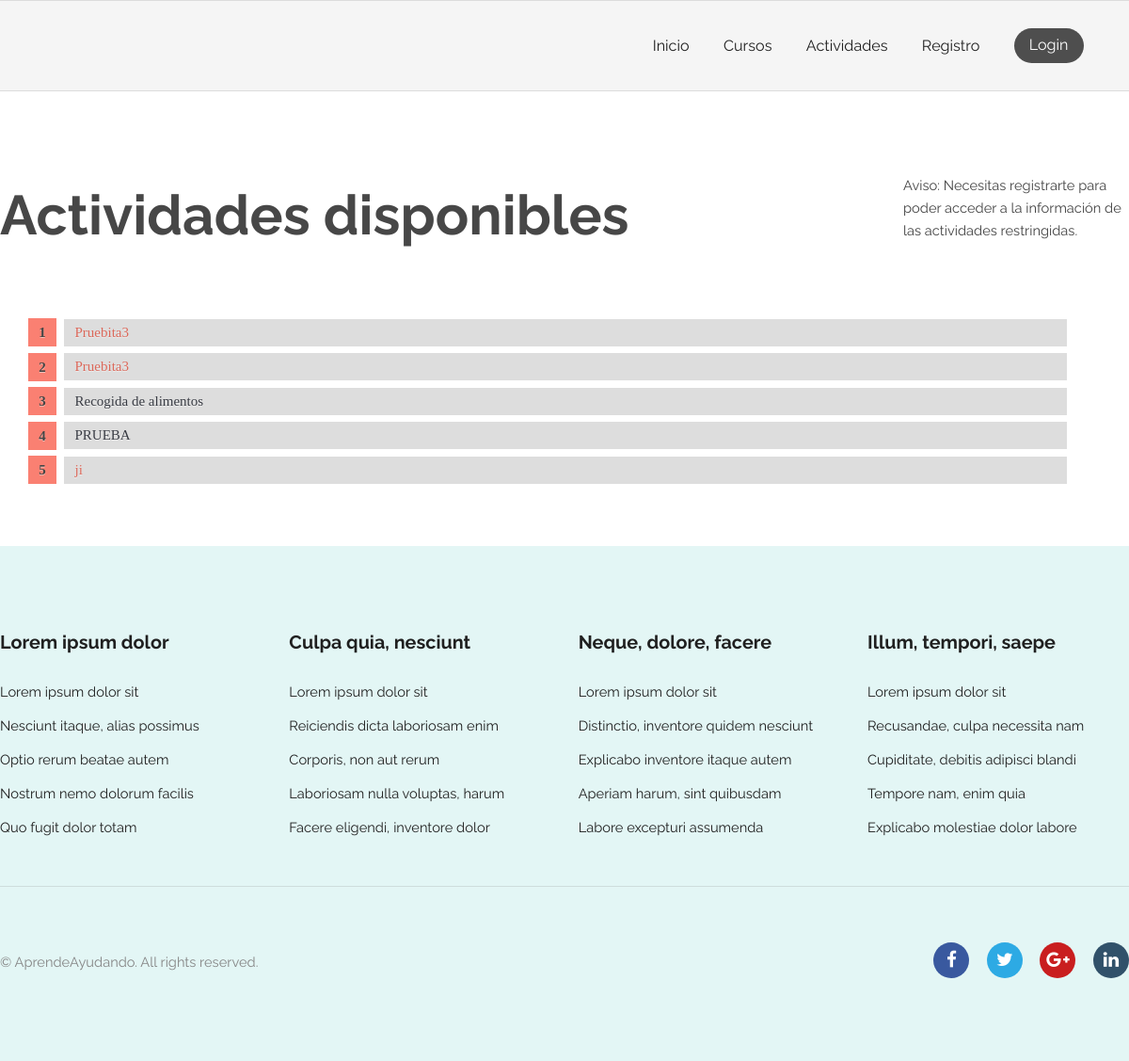
Page /activity/ on the earlier database version.
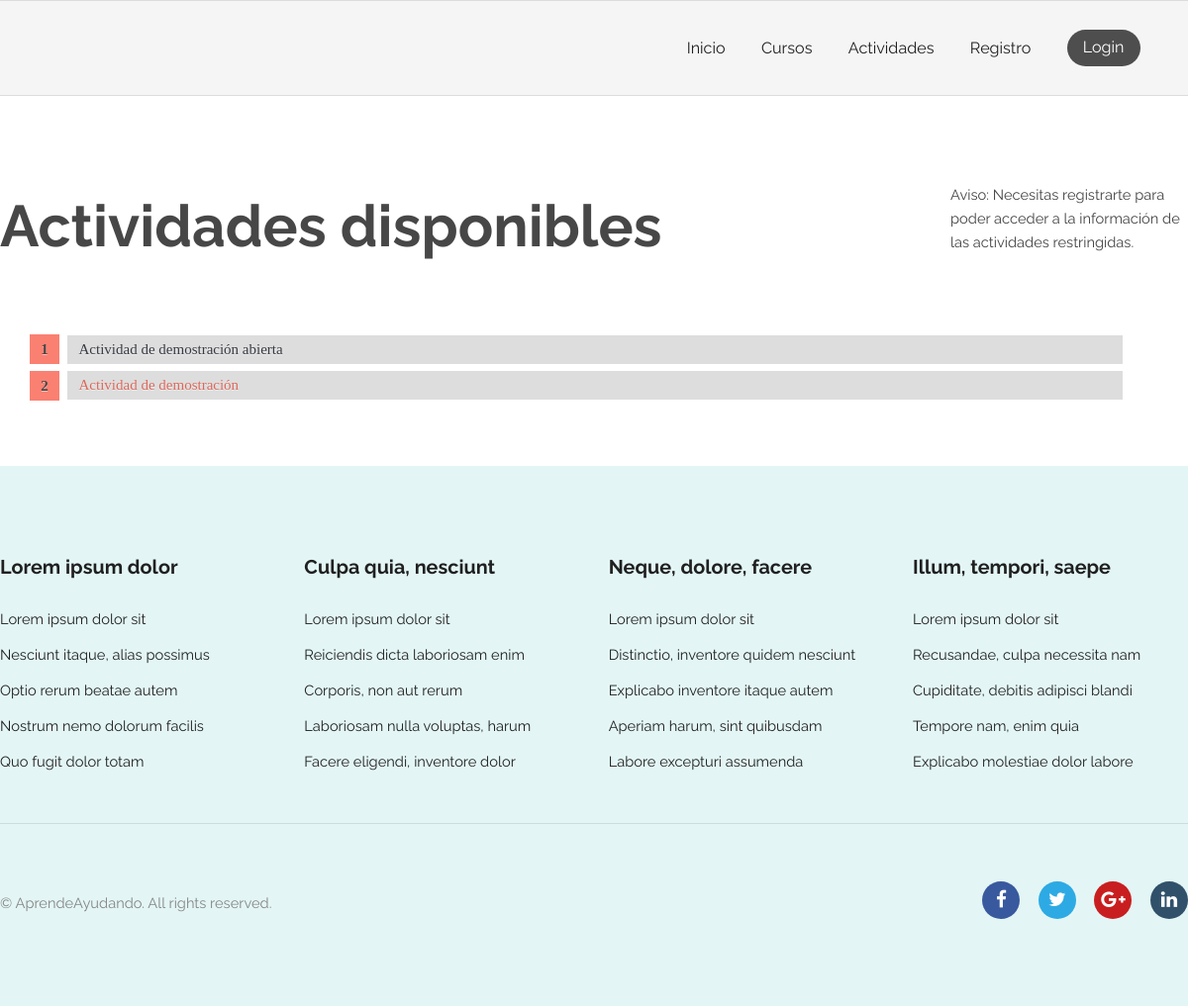
Same page on the later database version.
### activity/models.py (models this page shows, shortened)
class Activity(models.Model):
    title = models.CharField(max_length=200)
    pub_date = models.DateTimeField(verbose_name="date published", auto_now_add=True)
    enrolled_users = models.ManyToManyField(get_user_model(), related_name="activities", blank=True)
    entity = models.ForeignKey(get_user_model(), null=True, on_delete=models.CASCADE, limit_choices_to={'groups__name':'EntidadPublicoPrivada'})
    restricted_entry = models.BooleanField(null=True) #Aun falta añadir esta funcionalidad(recordad hacer el makemigrations->migrate si lo implementais)
    description = models.CharField(max_length=1000)
    class Meta:
        verbose_name = "Actividad"
        verbose_name_plural = "Actividades"

### activity/views.py (the view)
# urls.py: path('', views.index, name='index'), # /activity/
def index(request):
    activityList = Activity.objects.order_by('-pub_date')[:5]
    id_activities_list_inscripted = []
    for activity in activityList:
        if request.user in activity.enrolled_users.all() or request.user==activity.entity:
            id_activities_list_inscripted.extend([activity.id])
    is_entity = False
    if request.user.has_perm('activity.add_activity'):
        is_entity = True
    context = {
        'activityList': activityList,
        'activities_list_inscripted': id_activities_list_inscripted,
        'is_entity': is_entity
    }
    return render(request, 'activity/index.html', context)

### AprendeAyudando/templatetags/auth_extras.py (called while the page is built)
@register.filter(name='is_guest')
def is_guest(user):
    return not user.is_authenticated

### AprendeAyudando/templates/activity/index.html (shortened to what this page needs)
{% extends "registration/base.html" %}
{% block content %}
<section class="wrapper login">
    {% load static %}
    {% load auth_extras %}
    <link rel="stylesheet" type="text/css" href="{% static 'activity/style.css' %}">
    <div class="container 100% listaActividades">
        <div class="activityElement">
            <div class="activityElementLeft">
                {% if filtered_by_enrolled %}
                    <h2 class="activityTitle">Tus actividades</h2>
                {% else %}
                    <h2 class="activityTitle">Actividades disponibles</h2>
                {% endif %}
            </div>
            <div class="activityElementRight">
                {% if is_entity %}
                    <a style="margin-bottom: 50px;" href="{% url 'activity:create' %}" class="button pink">Añadir actividad</a>
                {% elif request.user|is_guest  %}
                    <p>Aviso: Necesitas registrarte para poder acceder a la información de las actividades restringidas.</p>
                {% endif %}
            </div>
            <div class="activityElementContent">
                {% if activityList %}
                <ol id="prettyList" style="width:92%;">
                    {% for activity in activityList %}
                        {% if activity.restricted_entry and request.user|is_guest or activity.restricted_entry and request.user|has_group:"EntidadPublicoPrivada" and activity.entity != request.user %}
                            <li id="prettyListItem"><span style="color:#db685a;">{{ activity.title }}</span></li>
                        {% elif not activity.id in activities_list_inscripted %}
                            <li id="prettyListItem"><a href="{% url 'activity:inscription' activity.id %}">{{ activity.title }}</a></li>
                        {% else %}
                            <li id="prettyListItem"><a href="{% url 'activity:join' activity.id %}">{{ activity.title }}</a></li>
                        {% endif %}
                    {% endfor %}
                </ol>
                {% else %}
                    <p>Lo sentimos, no hay actividades disponibles.</p>
                {% endif %}
            </div>
    </div>
</section>
{% endblock %}

Differences in the rows shown:
removed Activity: title "Pruebita3"
removed Activity: title "Pruebita3"
removed Activity: title "Recogida de alimentos"
removed Activity: title "PRUEBA"
removed Activity: title "ji"
added Activity: title "Actividad de demostración abierta"
added Activity: title "Actividad de demostración"
